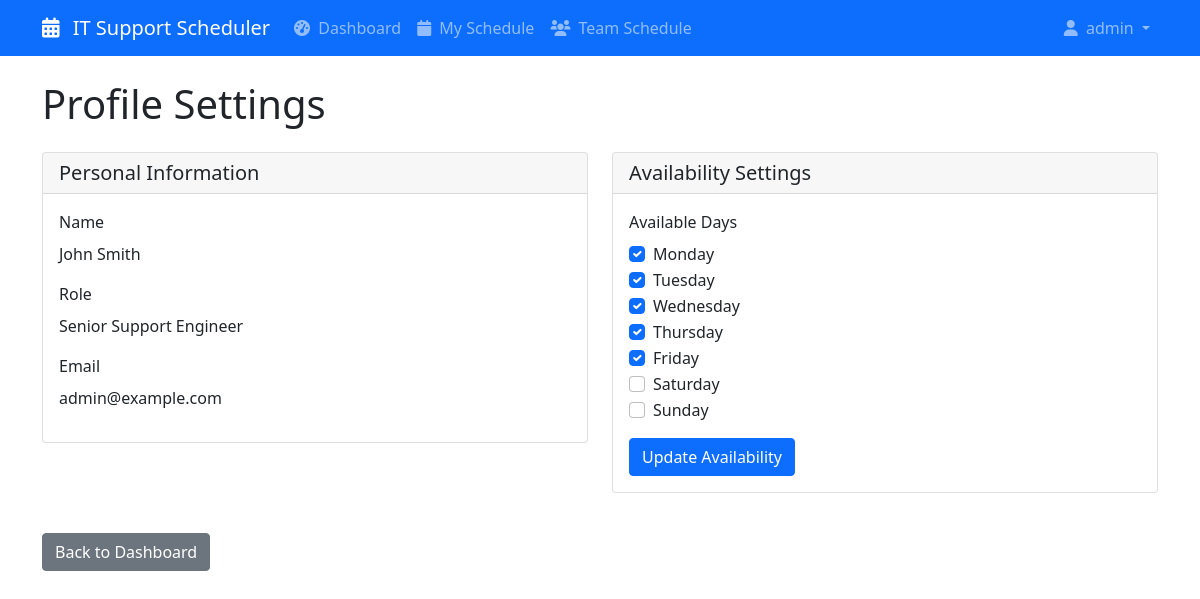
/user/profile (signed in), run on the app's committed database.
### app/models.py (models this page shows, shortened)
class User(UserMixin, db.Model):
    id = db.Column(db.Integer, primary_key=True)
    username = db.Column(db.String(64), index=True, unique=True)
    email = db.Column(db.String(120), index=True, unique=True)
    password_hash = db.Column(db.String(128))
    is_admin = db.Column(db.Boolean, default=False)
    team_member = db.relationship('TeamMember', backref='user', uselist=False)

class TeamMember(db.Model):
    id = db.Column(db.Integer, primary_key=True)
    name = db.Column(db.String(64), index=True)
    role = db.Column(db.String(64))
    availability = db.Column(db.String(128))  # Comma-separated days
    shifts = db.relationship('Shift', backref='team_member', lazy='dynamic')
    user_id = db.Column(db.Integer, db.ForeignKey('user.id'))

### app/user/routes.py (the view)
@bp.route('/profile')
@login_required
def profile():
    team_member = TeamMember.query.filter_by(user_id=current_user.id).first()
    return render_template('user/profile.html', team_member=team_member)

### app/models.py (called while the page is built)
@login.user_loader
def load_user(id):
    return User.query.get(int(id))

### app/templates/user/profile.html (shortened to what this page needs)
{% extends "base.html" %}
{% block content %}
<div class="container mt-4">
    <h1 class="mb-4">Profile Settings</h1>
    <div class="row">
        <div class="col-md-6">
            <div class="card">
                <div class="card-header">
                    <h5 class="card-title mb-0">Personal Information</h5>
                </div>
                <div class="card-body">
                    <div class="mb-3">
                        <label class="form-label">Name</label>
                        <p class="form-control-static">{{ team_member.name }}</p>
                    </div>
                    <div class="mb-3">
                        <label class="form-label">Role</label>
                        <p class="form-control-static">{{ team_member.role }}</p>
                    </div>
                    <div class="mb-3">
                        <label class="form-label">Email</label>
                        <p class="form-control-static">{{ current_user.email }}</p>
                    </div>
                </div>
            </div>
        </div>
        <div class="col-md-6">
            <div class="card">
                <div class="card-header">
                    <h5 class="card-title mb-0">Availability Settings</h5>
                </div>
                <div class="card-body">
                    <form action="{{ url_for('user.update_availability') }}" method="post">
                        <div class="mb-3">
                            <label class="form-label">Available Days</label>
                            {% set days = ['Monday', 'Tuesday', 'Wednesday', 'Thursday', 'Friday', 'Saturday', 'Sunday'] %}
                            {% set current_availability = team_member.availability.split(',') %}
                            {% for day in days %}
                            <div class="form-check">
                                <input class="form-check-input" type="checkbox" name="availability[]"
                                       value="{{ day }}" id="day-{{ day }}"
                                       {% if day in current_availability %}checked{% endif %}>
                                <label class="form-check-label" for="day-{{ day }}">
                                    {{ day }}
                                </label>
                            </div>
                            {% endfor %}
                        </div>
                        <button type="submit" class="btn btn-primary">Update Availability</button>
                    </form>
                </div>
            </div>
        </div>
    </div>
    <div class="mt-4">
        <a href="{{ url_for('user.dashboard') }}" class="btn btn-secondary">Back to Dashboard</a>
    </div>
</div>
{% endblock %}

### app/templates/base.html (shortened to what this page needs)
<!DOCTYPE html>
<html lang="en">
<head>
    <link href="https://cdn.jsdelivr.net/npm/bootstrap@5.1.3/dist/css/bootstrap.min.css" rel="stylesheet">
    <link href="https://cdnjs.cloudflare.com/ajax/libs/font-awesome/6.0.0/css/all.min.css" rel="stylesheet">
</head>
<body>
    <nav class="navbar navbar-expand-lg navbar-dark bg-primary">
        <div class="container">
            <a class="navbar-brand" href="{{ url_for('user.dashboard') }}">
                <i class="fas fa-calendar-alt me-2"></i>
                IT Support Scheduler
            </a>
            <div class="collapse navbar-collapse" id="navbarNav">
                <ul class="navbar-nav me-auto">
                    {% if current_user.is_authenticated %}
                    <li class="nav-item">
                        <a class="nav-link" href="{{ url_for('user.dashboard') }}">
                            <i class="fas fa-tachometer-alt me-1"></i>
                            Dashboard
                        </a>
                    </li>
                    <li class="nav-item">
                        <a class="nav-link" href="{{ url_for('user.my_schedule') }}">
                            <i class="fas fa-calendar me-1"></i>
                            My Schedule
                        </a>
                    </li>
                    <li class="nav-item">
                        <a class="nav-link" href="{{ url_for('user.team_schedule') }}">
                            <i class="fas fa-users me-1"></i>
                            Team Schedule
                        </a>
                    </li>
                    {% endif %}
                </ul>
                <ul class="navbar-nav">
                    {% if current_user.is_authenticated %}
                    <li class="nav-item dropdown">
                        <a class="nav-link dropdown-toggle" href="#" id="navbarDropdown" role="button" data-bs-toggle="dropdown">
                            <i class="fas fa-user me-1"></i>
                            {{ current_user.username }}
                        </a>
                    </li>
                    {% endif %}
                </ul>
            </div>
        </div>
    </nav>
    {% block content %}{% endblock %}
</body>
</html>

### app/templates/base.html (style rules this page uses)
.card { transition: transform 0.2s; margin-bottom: 1rem; }

### data on the page
User: username "admin", email "admin@example.com"
TeamMember: name "John Smith", role "Senior Support Engineer"

### other printed values
{{ day }} "Monday" "Tuesday" "Wednesday" "Thursday" "Friday" "Saturday" "Sunday"
